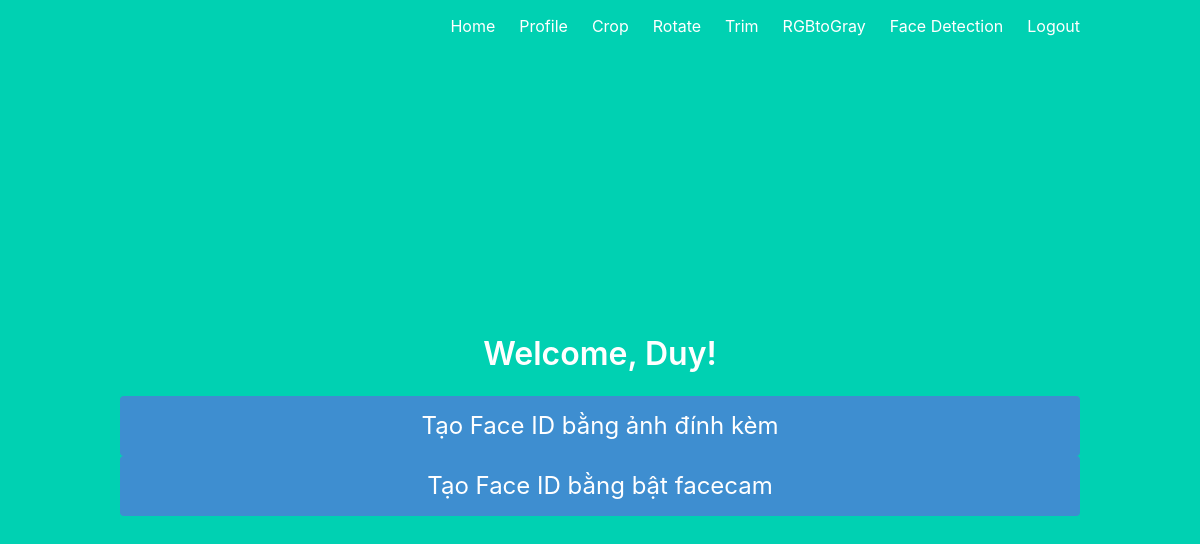
The app's page /profile (signed in), older data.
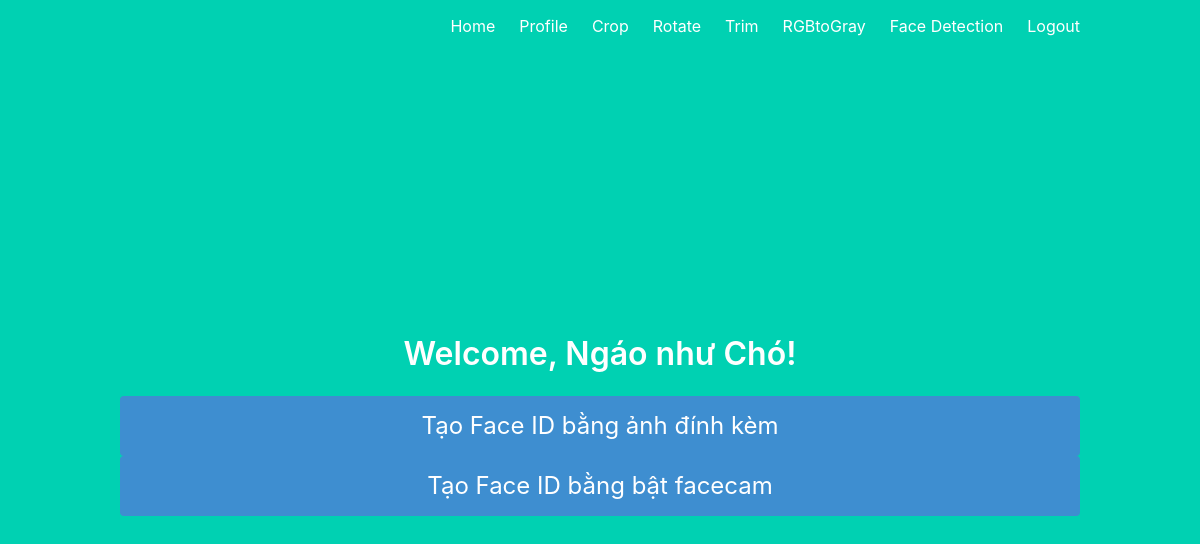
The same page, newer data.
### project/models.py (models this page shows)
class User(UserMixin, db.Model):
    id = db.Column(db.Integer, primary_key=True) # primary keys are required by SQLAlchemy
    email = db.Column(db.String(100), unique=True)
    password = db.Column(db.String(100))
    name = db.Column(db.String(1000))
    face_encoding = db.Column(db.PickleType)
    face_image = db.Column(db.LargeBinary)

### project/main.py (the view)
@main.route('/profile')
@login_required
def profile():
    return render_template('profile.html', name=current_user.name)

### project/__init__.py (called while the page is built)
def create_app():
    app = Flask(__name__)
    app.config['SECRET_KEY'] = 'secret-key-goes-here'
    app.config['SQLALCHEMY_DATABASE_URI'] = 'sqlite:///db.sqlite'
    app.config['UPLOADED_PHOTOS_DEST'] = 'uploads'
    UPLOAD_FOLDER = "./uploads"
    app.config["UPLOAD_FOLDER"] = UPLOAD_FOLDER
    photos = UploadSet('photos', IMAGES)
    configure_uploads(app, photos)
    db.init_app(app)
    login_manager = LoginManager()
    login_manager.login_view = 'auth.login'
    login_manager.init_app(app)
    from .models import User
    @login_manager.user_loader
    def load_user(user_id):
        return User.query.get(int(user_id))
    from .auth import auth as auth_blueprint
    app.register_blueprint(auth_blueprint)
    from .main import main as main_blueprint
    app.register_blueprint(main_blueprint)
    with app.app_context():
        db.create_all()
    return app

### project/templates/profile.html
{% extends "base.html" %}
{% block content %}
<h1 class="title">
    Welcome, {{ name }}!
</h1>
<div>
    <a href="{{ url_for('auth.register_face') }}" class="button is-block is-info is-large is-fullwidth">
        Tạo Face ID bằng ảnh đính kèm
    </a>
</div>
<div>
    <a href="{{ url_for('auth.register_cam') }}" class="button is-block is-info is-large is-fullwidth">
        Tạo Face ID bằng bật facecam
    </a>
</div>
{% endblock %}

### project/templates/base.html (shortened to what this page needs)
<!DOCTYPE html>
<html>
<head>
    <link rel="stylesheet" href="https://cdnjs.cloudflare.com/ajax/libs/bulma/0.7.2/css/bulma.min.css" />
</head>
<body>
    <section class="hero is-primary is-fullheight">
        <div class="hero-head">
            <nav class="navbar">
                <div class="container">
                    <div id="navbarMenuHeroA" class="navbar-menu">
                        <div class="navbar-end">
                            <a href="{{ url_for('main.index') }}" class="navbar-item">
                                Home
                            </a>
                            {% if current_user.is_authenticated %}
                            <a href="{{ url_for('main.profile') }}" class="navbar-item">
                                Profile
                            </a>
                            <a href="{{ url_for('main.crop') }}" class="navbar-item">
                                Crop
                            </a>
                            <a href="{{ url_for('main.rotate') }}" class="navbar-item">
                                Rotate
                            </a>
                            <a href="{{ url_for('main.trim_video') }}" class="navbar-item">
                                Trim
                            </a>
                            <a href="{{ url_for('main.RGBtoGray') }}" class="navbar-item">
                                RGBtoGray
                            </a>
                            <a href="{{ url_for('main.face_detection') }}" class="navbar-item">
                                Face Detection
                            </a>
                            <a href="{{ url_for('auth.logout') }}" class="navbar-item">
                                Logout
                            </a>
                            {% endif %}
                        </div>
                    </div>
                </div>
            </nav>
        </div>
        <div class="hero-body">
            <div class="container has-text-centered">
               {% block content %}
               {% endblock %}
            </div>
        </div>
    </section>
</body>
</html>

Row changes from the older to the newer data that the page shows:
changed User: name "Duy" → "Ngáo như Chó"
